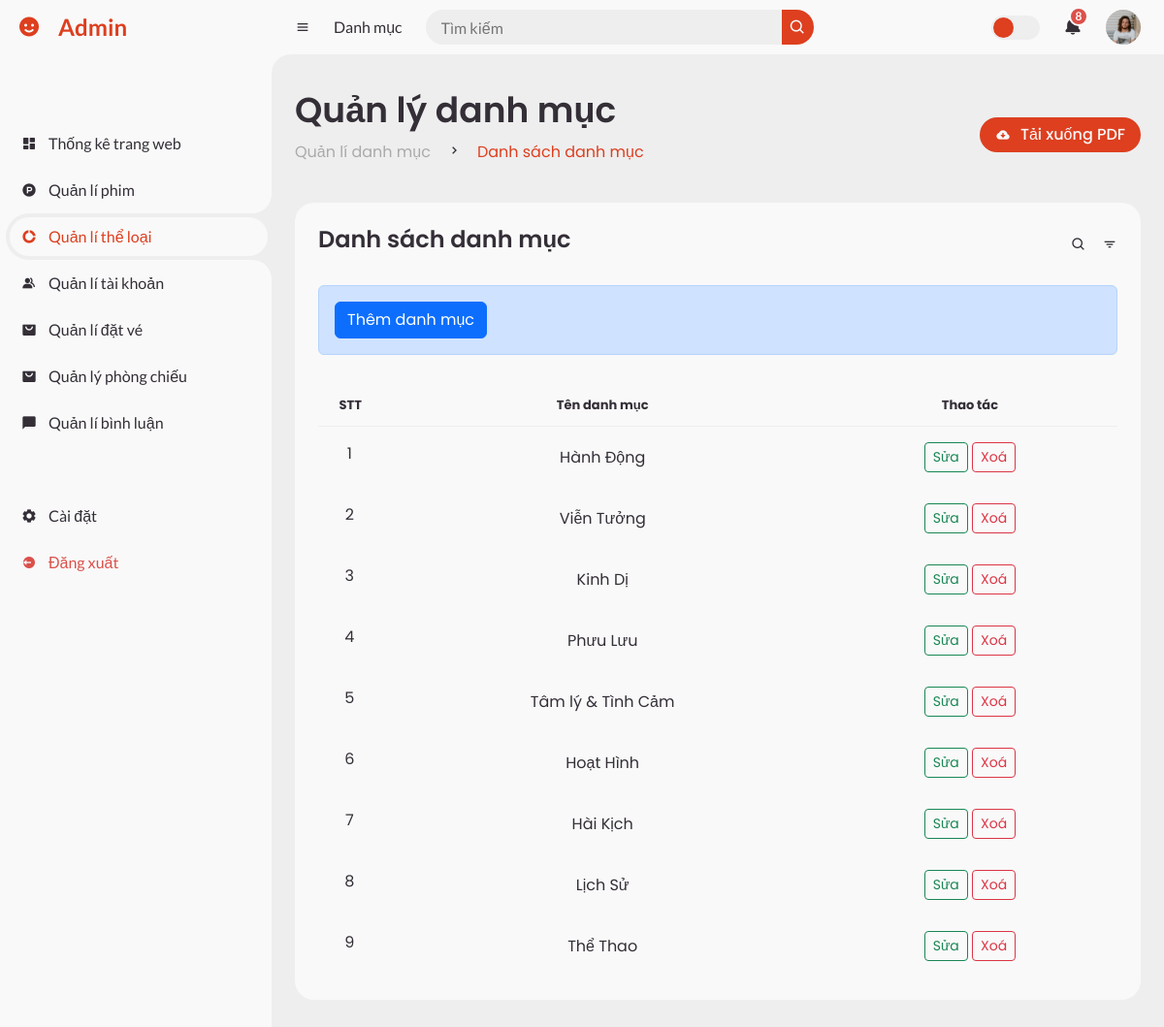
The page /admin/index.php?action=listCategory on the database its author committed.
### tables this page shows
CREATE TABLE `theloai` (
  `ma_theloai` int(11) NOT NULL,
  `ten_theloai` varchar(100) NOT NULL
);

### models/pdo.php (called while the page is built, shortened)
<?php
function pdo_get_connection(){
    $servername = "localhost";
    $username = "root";
    $password = "";
    try {
        $conn = new PDO("mysql:host=$servername;dbname=da1_vephim", $username, $password);
        $conn->setAttribute(PDO::ATTR_ERRMODE, PDO::ERRMODE_EXCEPTION);
        return $conn;
    } catch(PDOException $e) {
        echo "Connection failed: " . $e->getMessage();
    }
}
function pdo_query($sql){
    $sql_args=array_slice(func_get_args(),1);
    try{
        $conn=pdo_get_connection();
        $stmt=$conn->prepare($sql);
        $stmt->execute($sql_args);
        $rows=$stmt->fetchAll();
        return $rows;
    }
    catch(PDOException $e){
        throw $e;
    }
    finally{
        unset($conn);
    }
}
?>

### models/adminModel/categoryModel.php (called while the page is built, shortened)
<?php
    function listDanhmuc() {
        $sql = "SELECT * FROM theloai WHERE 1 ORDER BY ma_theloai ASC";
        $result = pdo_query($sql);
        return $result;
    }
?>

### admin/category/listCategory.php (the view, shortened to what this page needs)
<section id="content">
    <nav>
        <i class='bx bx-menu'></i>
        <a href="#" class="nav-link">Danh mục</a>
        <form action="#">
            <div class="form-input">
                <input type="search" placeholder="Tìm kiếm">
                <button type="submit" class="search-btn"><i class='bx bx-search'></i></button>
            </div>
        </form>
        <label for="switch-mode" class="switch-mode"></label>
        <a href="#" class="notification">
            <i class='bx bxs-bell'></i>
            <span class="num">8</span>
        </a>
        <a href="#" class="profile">
            <img src="img/people.png">
        </a>
    </nav>
    <main>
        <div class="head-title">
            <div class="left">
                <h1>Quản lý danh mục</h1>
                <ul class="breadcrumb">
                    <li>
                        <a href="#">Quản lí danh mục</a>
                    </li>
                    <li><i class='bx bx-chevron-right'></i></li>
                    <li>
                        <a class="active" href="#">Danh sách danh mục</a>
                    </li>
                </ul>
            </div>
            <a href="#" class="btn-download">
                <i class='bx bxs-cloud-download'></i>
                <span class="text">Tải xuống PDF</span>
            </a>
        </div>
        <div class="table-data">
            <div class="order">
                <div class="head">
                    <h3>Danh sách danh mục</h3>
                    <i class='bx bx-search'></i>
                    <i class='bx bx-filter'></i>
                </div>
                <div class="alert alert-primary add__btn__click">
                    <a class="btn btn-primary w100hz" href="index.php?action=addCategory">Thêm danh mục</a>
                </div>
                <table class="tbl__tab">
                    <thead>
                        <tr class="tr_th">
                            <th>STT</th>
                            <th>Tên danh mục</th>
                            <th>Thao tác</th>
                        </tr>
                    </thead>
                    <tbody>
                        <?php
                            foreach($listCategory as $keycategory => $category) {
                                ?>
                                    <tr class="tr_td">
                                        <td><?= $keycategory + 1 ?></td>
                                        <td><?= $category['ten_theloai'] ?></td>
                                        <td>
                                            <a class="btn btn-outline-success btn-sm" href="index.php?action=editCategory&category_id=<?= $category['ma_theloai'] ?>">Sửa</a>
                                            <a class="btn btn-outline-danger btn-sm" data-bs-toggle="modal" data-bs-target="#exampleModal<?= $category['ma_theloai'] ?>">Xoá</a>
                                        </td>
                                    </tr>
                                <?php
                            }
                        ?>
                    </tbody>
                </table>
            </div>
        </div>
    </main>
</section>

### public/css/adminDetail.css (style rules this page uses)
:root { --nc-cl-hd: #cc3b1e; --nc-cl-hd2-dost: #dd3f1f; --nc-bg-bd: #ee4d2d; }
.add__btn__click { margin-bottom: 42px !important; }
#content nav form .form-input button { background-color: var(--nc-cl-hd2-dost); }
#content nav .switch-mode::before { background-color: var(--nc-cl-hd2-dost); }
#content main .head-title .left .breadcrumb li a.active { color: var(--nc-cl-hd2-dost) !important; }
#content main .head-title .btn-download { background-color: var(--nc-cl-hd2-dost); }
.tr_th th { text-align: center !important; }
.tr_td td { text-align: center !important; }
#content main .table-data .order table tr td:first-child { display: block; align-items: center; grid-gap: 12px; padding-left: 6px; }

### rows shown on the page
theloai: ten_theloai "Hành Động"
theloai: ten_theloai "Viễn Tưởng"
theloai: ten_theloai "Kinh Dị"
theloai: ten_theloai "Phưu Lưu"
theloai: ten_theloai "Tâm lý & Tình Cảm"
theloai: ten_theloai "Hoạt Hình"
theloai: ten_theloai "Hài Kịch"
theloai: ten_theloai "Lịch Sử"
theloai: ten_theloai "Thể Thao"
